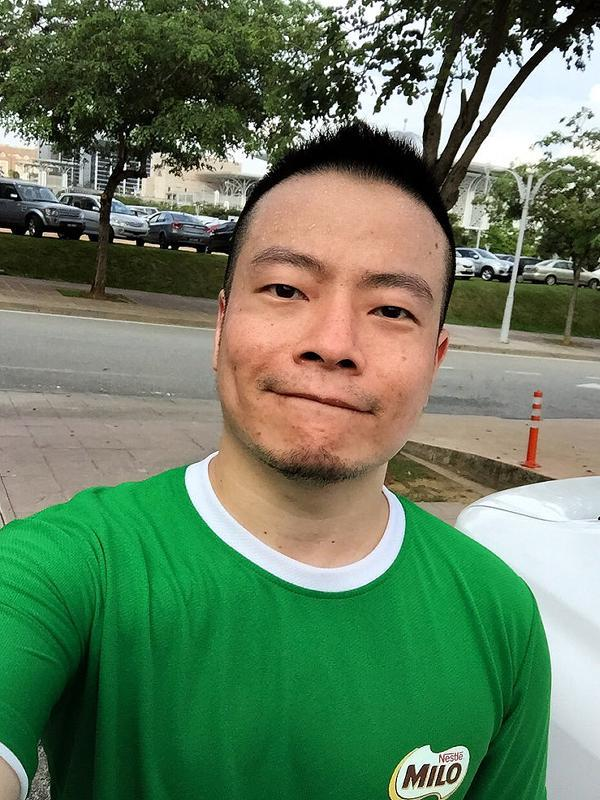
%> input picture dataset2/1803191139-00000004.jpg, 600 x 800 px
$ octave edge_separation_green_last_2.m   (GNU Octave 9; MATLAB toolbox functions it lacks are replaced by stand-ins)
%> lines starting %> are read from the running program, lines starting %| are printed output that depends on the picture; in (x1, y1, x2, y2) boxes, pixels count from 0 and x2, y2 are one past the last pixel; in counts of white or black regions, pixels touching at a corner belong together; the program's own positions count from 1
clc; close all; clear;

% List of image filenames
imageFiles = {'1803191139-00000004.jpg', '1803191139-00000114.jpg', '1803191139-00000116.jpg', '1803191139-00000214.jpg', '1803191139-00000268.jpg', '1803191139-00000276.jpg', '1803191139-00001039.jpg', '1803191139-00000316.jpg', '1803191139-00000345.jpg', '1803191139-00000391.jpg', '1803191139-00000410.jpg', '1803191139-00000525.jpg', '1803191139-00000528.jpg', '1803191139-00000596.jpg', '1803191139-00000598.jpg', '1803191139-00000646.jpg', '1803191139-00000784.jpg', '1803191139-00001037.jpg', '1803201916-00000171.jpg', '1803240740-00000042.jpg'};
% Number of images
numImages = length(imageFiles);

% Create a Viola-Jones detector object for face detection
faceDetector = vision.CascadeObjectDetector();

figure;
set(gcf, 'Position', [100, 100, 1200, 800]); % Adjust figure size for better layout
% Counter to track the subplot index
subplotIdx = 1;

% Loop through each image, detect face, apply skin segmentation, and display
for i = 1:numImages
    % Read the current image
    img = imread(imageFiles{i});
%> img is the input picture: size 800x600x3 uint8; mean R, G, B 100.1, 124, 94.4

    % Detect faces in the image
    bboxFace = step(faceDetector, img);  % Returns upper left corner and size of bounding box
%> bboxFace = [209 189 268 268]

    % Apply non-maxima suppression: keep only the largest face
    if ~isempty(bboxFace)
        % Compute the area of each bounding box and find the largest
        areas = bboxFace(:, 3) .* bboxFace(:, 4); % Width * Height
%> areas = 71824
        [~, maxIndex] = max(areas);
%> maxIndex = 1
        bboxFace = bboxFace(maxIndex, :); % Keep only the largest face

        % Further crop into the face region by zooming in 84%
        zoomFactor = 0.84;  % Zooming factor
        centerX = bboxFace(1) + bboxFace(3) / 2;  % Center X coordinate of the bounding box
%> centerX = 343
        centerY = bboxFace(2) + bboxFace(4) / 2;  % Center Y coordinate of the bounding box
%> centerY = 323

        % Calculate new width and height
        newWidth = bboxFace(3) * zoomFactor;
%> newWidth = 225.1
        newHeight = bboxFace(4) * zoomFactor;
%> newHeight = 225.1

        % Calculate new top-left corner of the bounding box for cropping
        newX = centerX - newWidth / 2;
%> newX = 230.4
        newY = centerY - newHeight / 2;
%> newY = 210.4

        % Ensure the new bounding box is within image boundaries
        newX = max(1, newX);
        newY = max(1, newY);
        newWidth = min(newWidth, size(img, 2) - newX);
        newHeight = min(newHeight, size(img, 1) - newY);

        % Create the new bounding box for cropping
        newBbox = [newX, newY, newWidth, newHeight];
%> newBbox = [230.4 210.4 225.1 225.1]

        % Crop the new face region
        faceRegion = imcrop(img, newBbox);

        %% Skin Segmentation Using Face Region Histograms

        % Convert the face region and original image to HSV and RGB color spaces
        hsvFace = rgb2hsv(faceRegion);
%> hsvFace: size 227x227x3 double; mean H, S, V 0.0663, 0.427, 0.726
        hsvImg = rgb2hsv(img);
%> hsvImg: size 800x600x3 double; mean H, S, V 0.275, 0.469, 0.525
        rgbImg = img;

        % Extract Red channel from RGB and Hue from HSV (Face Region)
        redChannelFace = faceRegion(:,:,1);
        hueChannelFace = hsvFace(:,:,1);
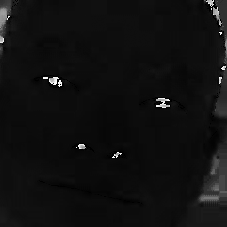
%> hueChannelFace: size 227x227 double; min 0, max 0.996, mean 0.0663

        % Create histograms of the skin pixels (Face Region)
        histRed = histcounts(redChannelFace, 256, 'Normalization', 'probability');
%> histRed = 256 values, max 0.0153 at index 225, min 0.000349 at index 29, mean 0.00391
        histHue = histcounts(hueChannelFace, 256, 'Normalization', 'probability');
%> histHue = 256 values, max 0.184 at index 14, min 0 at index 39, mean 0.00391

        % Apply backprojection to the entire original image
        redChannelImg = rgbImg(:,:,1);
        hueChannelImg = hsvImg(:,:,1);
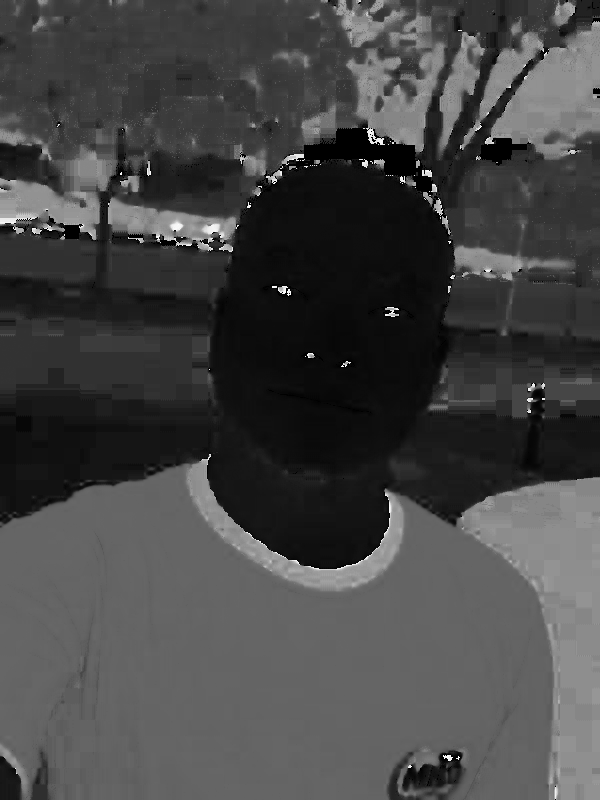
%> hueChannelImg: size 800x600 double; min 0, max 0.996, mean 0.275

        % Backproject the histograms onto the entire original image
        probabilityRed = histRed(double(redChannelImg) + 1);  % Red channel backprojection

        % Convert the hue values of the entire image to indices in the range [1, 256]
        hueIndicesImg = round(hueChannelImg * 255) + 1;

        % Ensure the indices are within the valid range [1, 256]
        hueIndicesImg = max(1, min(256, hueIndicesImg));

        % Backproject the histogram onto the hue channel of the entire image
        probabilityHue = histHue(hueIndicesImg);

        % Combine the probabilities for the entire image
        skinProbability = probabilityHue .* probabilityRed;

        % Threshold the probability to segment the skin
        skinThreshold = 1E-4;  % Adjust this value as necessary
        skinSegment = skinProbability > skinThreshold;
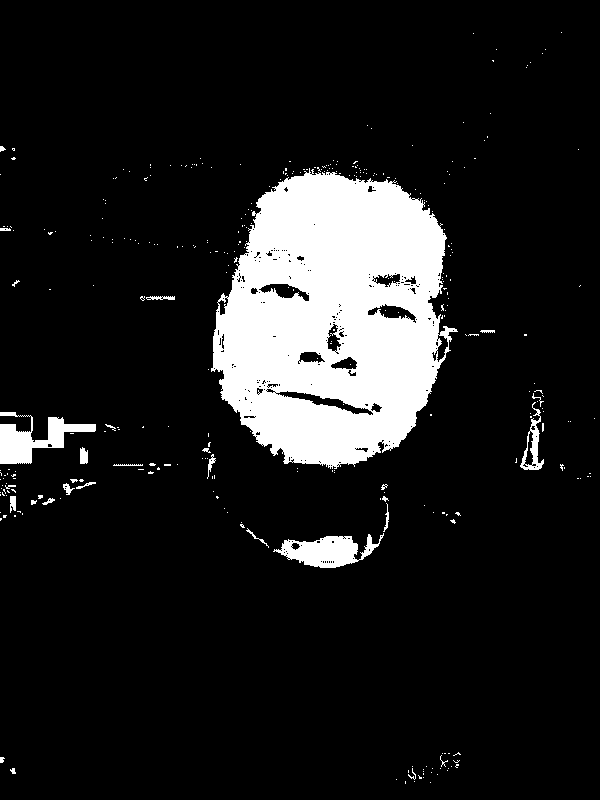
%> skinSegment: size 800x600 logical; 12% white; 338 white regions (308 under 20 px), largest, box (x1, y1, x2, y2) and area: (211, 168, 458, 469) 51198, (0, 412, 96, 464) 2115, (273, 533, 384, 568) 2005

        % Calculate the mean and standard deviation of the hue/sat/val values within the face region
        meanHue = mean(hueChannelFace(:));
%> meanHue = 0.0663
        stdHue = std(hueChannelFace(:));
%> stdHue = 0.0804

        % Define adaptive thresholds for the hue channel
        hueMin = max(0, meanHue - 0.75 * stdHue); % Lower bound for hue
%> hueMin = 0.006
        hueMax = min(1, meanHue + 0.75 * stdHue); % Upper bound for hue
%> hueMax = 0.127

        satChannelFace = hsvFace(:,:,2);
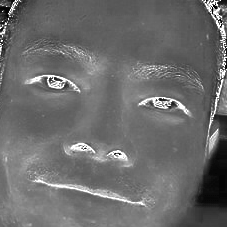
%> satChannelFace: size 227x227 double; min 0, max 1, mean 0.427

        meanSat = mean(satChannelFace(:));
%> meanSat = 0.427
        stdSat = std(satChannelFace(:));
%> stdSat = 0.136

        % Define adaptive thresholds for the sat channel
        saturationMin = max(0, meanSat - 1.25 * stdSat); % Lower bound for sat
%> saturationMin = 0.256
        saturationMax = min(1, meanSat + 1.25 * stdSat); % Upper bound for sat
%> saturationMax = 0.597

        valChannelFace = hsvFace(:,:,3);

        meanVal = mean(valChannelFace(:));
%> meanVal = 0.726
        stdVal = std(valChannelFace(:));
%> stdVal = 0.201

        % Define adaptive thresholds for the val channel
        valueMin = max(0, meanVal - 1.5 * stdVal); % Lower bound for val
%> valueMin = 0.425
        valueMax = min(1, meanVal + 1.5 * stdVal); % Upper bound for val
%> valueMax = 1

        % Extract the HSV channels of the original image
        hueChannel = hsvImg(:, :, 1);
        saturationChannel = hsvImg(:, :, 2);
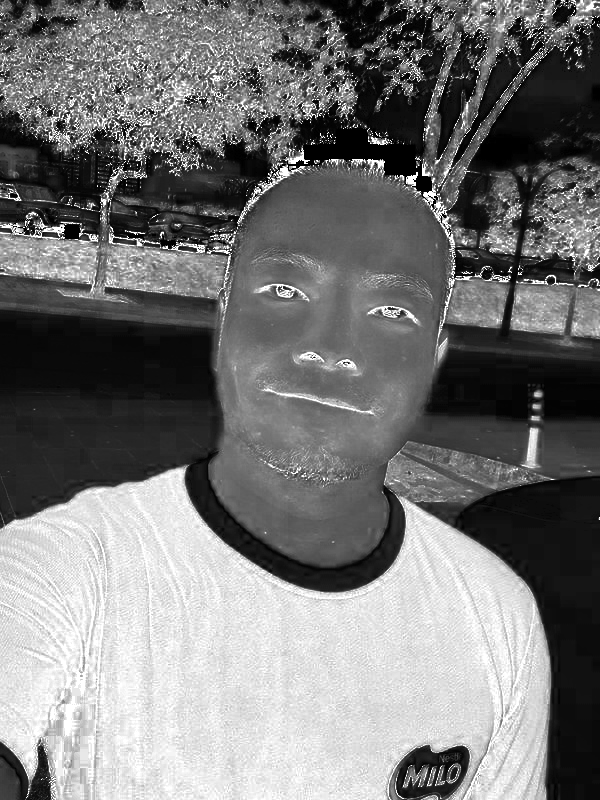
%> saturationChannel: size 800x600 double; min 0, max 1, mean 0.469
        valueChannel = hsvImg(:, :, 3);
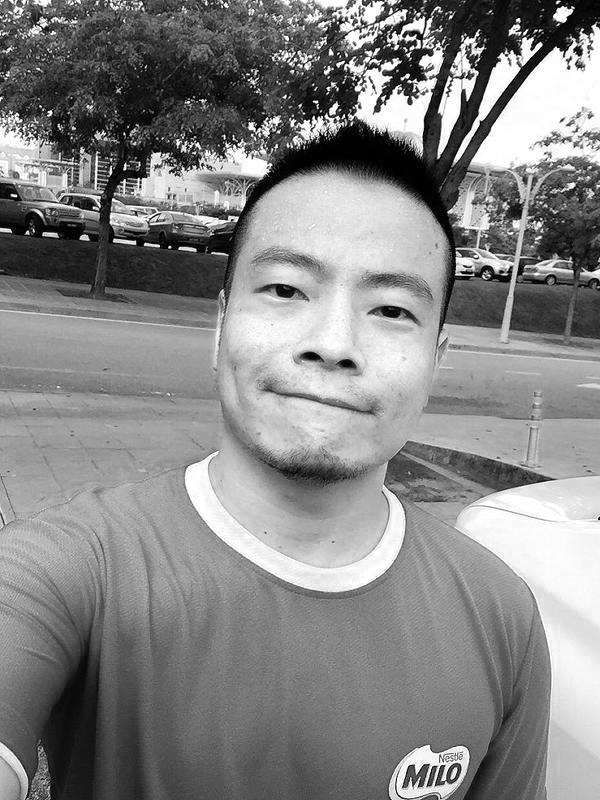
%> valueChannel: size 800x600 double; min 0, max 1, mean 0.525

        % Apply the thresholds only within the skinSegment mask
        hueMask = (hueChannel >= hueMin) & (hueChannel <= hueMax) & skinSegment;
%> hueMask: size 800x600 logical; 12% white; 335 white regions (305 under 20 px), largest, box (x1, y1, x2, y2) and area: (211, 168, 458, 469) 51198, (0, 412, 96, 464) 2115, (273, 533, 384, 568) 2004
        saturationMask = (saturationChannel >= saturationMin) & (saturationChannel <= saturationMax) & skinSegment;
%> saturationMask: size 800x600 logical; 10.9% white; 151 white regions (144 under 20 px), largest, box (x1, y1, x2, y2) and area: (213, 169, 449, 469) 49850, (278, 536, 358, 566) 1609, (520, 430, 544, 470) 221
        valueMask = (valueChannel >= valueMin) & (valueChannel <= valueMax) & skinSegment;
%> valueMask: size 800x600 logical; 11.8% white; 192 white regions (168 under 20 px), largest, box (x1, y1, x2, y2) and area: (211, 172, 458, 467) 50429, (0, 412, 96, 464) 2115, (273, 533, 384, 568) 2005

        % Combine the masks with the original skinSegment mask
        thresholdedSkinMask = hueMask & saturationMask & valueMask;
%> thresholdedSkinMask: size 800x600 logical; 10.8% white; 82 white regions (74 under 20 px), largest, box (x1, y1, x2, y2) and area: (213, 172, 449, 467) 49445, (278, 536, 358, 566) 1609, (520, 430, 544, 470) 140

        % Morphological Operations to Refine the Skin Segment (on thresholded mask)
        se = strel('disk', 9); % A disk-shaped structuring element with a radius of 5 pixels
        closedSkinMask = imclose(thresholdedSkinMask, se);
%> closedSkinMask: size 800x600 logical; 12.1% white; 14 white regions (9 under 20 px), largest, box (x1, y1, x2, y2) and area: (213, 168, 449, 467) 54709, (278, 496, 388, 566) 2110, (520, 390, 544, 470) 919, (0, 148, 15, 160) 78, (208, 458, 216, 479) 78
        filledSkinMask = imfill(closedSkinMask, 'holes');
        openedSkinMask = imopen(filledSkinMask, se);
%> openedSkinMask: size 800x600 logical; 11.8% white; 3 white regions, box (x1, y1, x2, y2) and area: (214, 170, 449, 466) 54591, (284, 536, 361, 566) 1701, (522, 450, 541, 470) 300

        % Keep only the largest connected white region
        connectedComponents = bwconncomp(openedSkinMask);
%> connectedComponents = 3 connected components
        numPixels = cellfun(@numel, connectedComponents.PixelIdxList);
%> numPixels = [54591 1701 300]
        [~, largestIdx] = max(numPixels);
%> largestIdx = 1
        largestRegionMask = false(size(openedSkinMask));
        largestRegionMask(connectedComponents.PixelIdxList{largestIdx}) = true;
%> largestRegionMask: size 800x600 logical; 11.4% white; 1 white region, box (x1, y1, x2, y2) and area: (214, 170, 449, 466) 54591


        %% Hair Segmentation

        % Load Viola-Jones detector for mouth detection
        mouthDetector = vision.CascadeObjectDetector('Mouth', 'MergeThreshold', 16);

        % Convert to HSV color space
        hsvImg = rgb2hsv(img);
        vChannel = hsvImg(:,:,3); % Value (brightness)
        hChannel = hsvImg(:,:,1); % Hue
        sChannel = hsvImg(:,:,2);

        % Threshold for potential hair region using Value channel
        hairMaskV = vChannel < 0.25; % Threshold for darker regions
%> hairMaskV: size 800x600 logical; 18.5% white; 1348 white regions (1265 under 20 px), largest, box (x1, y1, x2, y2) and area: (0, 0, 600, 337) 60078, (17, 622, 112, 800) 8544, (530, 208, 600, 282) 2615
        hairMask = hairMaskV & (hChannel < 0.2 | hChannel > 0.6);
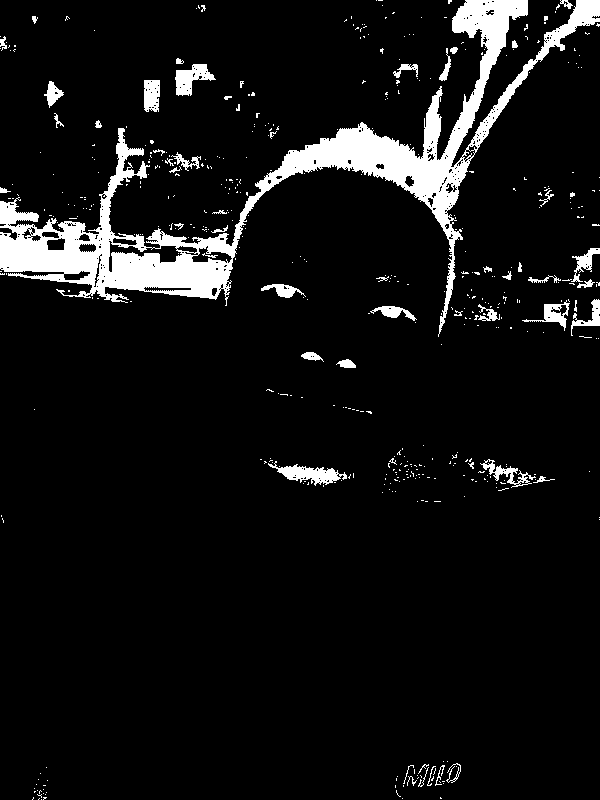
%> hairMask: size 800x600 logical; 7.4% white; 484 white regions (430 under 20 px), largest, box (x1, y1, x2, y2) and area: (0, 0, 600, 337) 27803, (268, 461, 347, 486) 805, (175, 64, 216, 96) 672

        % Detect mouth region using Viola-Jones
%> (the run ends here)

$ run again, with dataset2/1803231608-00000265.jpg copied over dataset2/1803191139-00000004.jpg
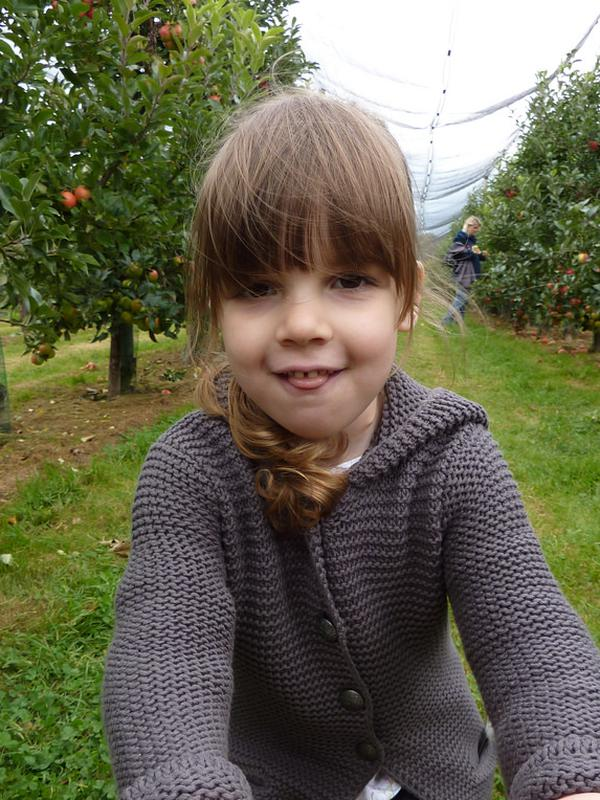
%> input picture dataset2/1803231608-00000265.jpg, 600 x 800 px
%> img is the input picture: size 800x600x3 uint8; mean R, G, B 102.9, 101.8, 78.8
%> bboxFace = [198 207 216 216]
%> areas = 46656
%> maxIndex = 1
%> centerX = 306
%> centerY = 315
%> newWidth = 181.4
%> newX = 215.3
%> newY = 224.3
%> newBbox = [215.3 224.3 181.4 181.4]
%> hsvFace: size 183x183x3 double; mean H, S, V 0.0706, 0.432, 0.491
%> hsvImg: size 800x600x3 double; mean H, S, V 0.352, 0.359, 0.431
%> histRed = 256 values, max 0.00744 at index 42, min 0 at index 13, mean 0.00391
%> histHue = 256 values, max 0.147 at index 16, min 0 at index 41, mean 0.00391
%> `skinSegment = skinProbability > skinThreshold;`:
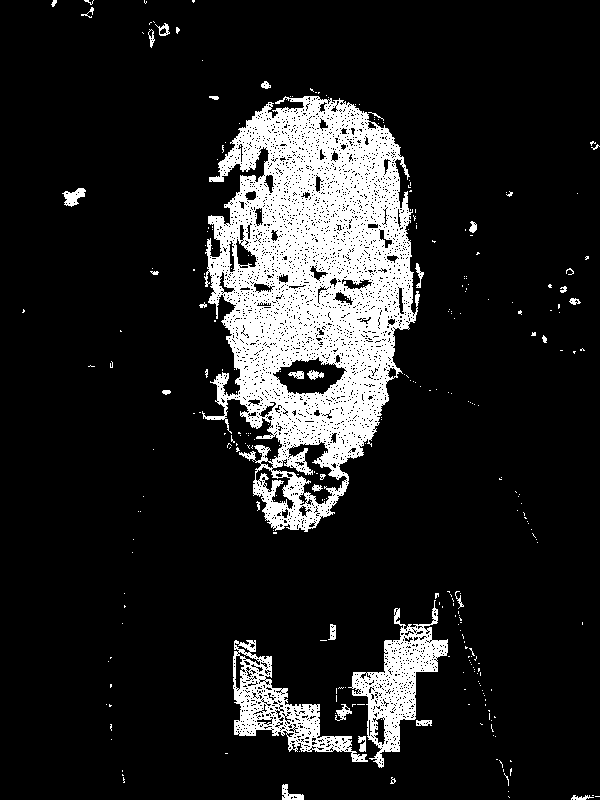
%> skinSegment: size 800x600 logical; 13.5% white; 289 white regions (256 under 20 px), largest, box (x1, y1, x2, y2) and area: (202, 96, 420, 532) 52395, (348, 600, 448, 768) 5307, (233, 640, 368, 762) 4597
%> meanHue = 0.0706
%> stdHue = 0.126
%> hueMin = 0
%> hueMax = 0.165
%> meanSat = 0.432
%> stdSat = 0.166
%> saturationMin = 0.225
%> saturationMax = 0.639
%> meanVal = 0.491
%> stdVal = 0.235
%> valueMin = 0.138
%> valueMax = 0.844
%> saturationMask: size 800x600 logical; 8.8% white; 693 white regions (640 under 20 px), largest, box (x1, y1, x2, y2) and area: (213, 128, 420, 469) 33449, (236, 654, 320, 746) 2338, (267, 503, 321, 532) 502
%> valueMask: size 800x600 logical; 11% white; 426 white regions (381 under 20 px), largest, box (x1, y1, x2, y2) and area: (204, 96, 420, 532) 47583, (378, 639, 448, 728) 1220, (370, 726, 400, 753) 256
%> thresholdedSkinMask: size 800x600 logical; 7.7% white; 388 white regions (340 under 20 px), largest, box (x1, y1, x2, y2) and area: (213, 128, 420, 469) 32297, (210, 372, 239, 414) 312, (253, 473, 284, 509) 281
%> closedSkinMask: size 800x600 logical; 12.7% white; 41 white regions (22 under 20 px), largest, box (x1, y1, x2, y2) and area: (205, 127, 424, 532) 59957, (148, 22, 180, 48) 349, (62, 188, 86, 201) 133
%> filledSkinMask: size 800x600 logical; 13.4% white; 41 white regions (22 under 20 px), largest, box (x1, y1, x2, y2) and area: (205, 127, 424, 532) 62915, (148, 22, 180, 48) 349, (62, 188, 86, 201) 133
%> openedSkinMask: size 800x600 logical; 13% white; 1 white region, box (x1, y1, x2, y2) and area: (206, 128, 422, 530) 62382
%> connectedComponents = 1 connected component
%> numPixels = 62382
%> largestIdx = 1
%> hairMaskV: size 800x600 logical; 25.5% white; 2553 white regions (2329 under 20 px), largest, box (x1, y1, x2, y2) and area: (179, 412, 527, 800) 67652, (0, 190, 192, 395) 13381, (195, 207, 282, 322) 5403
%> `hairMask = hairMaskV & (hChannel < 0.2 | hChannel > 0.6);`:
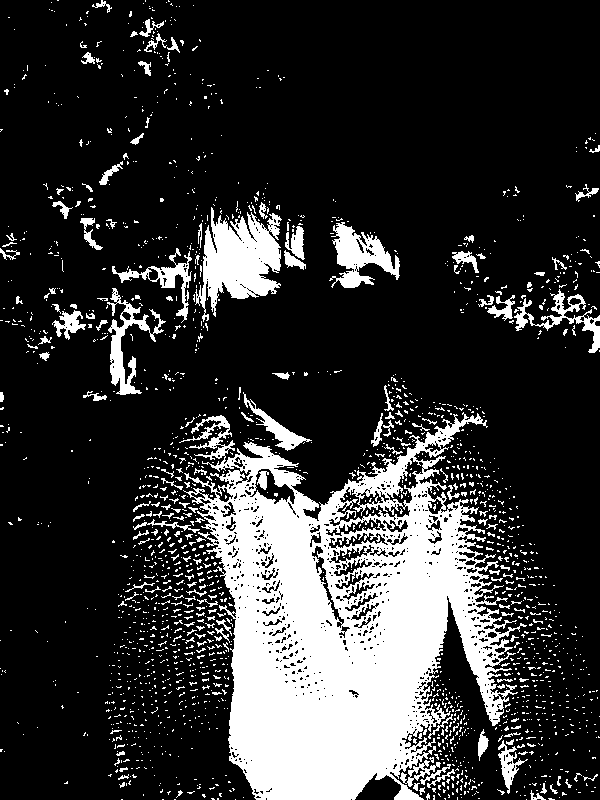
%> hairMask: size 800x600 logical; 20.2% white; 1910 white regions (1746 under 20 px), largest, box (x1, y1, x2, y2) and area: (179, 412, 527, 800) 67629, (195, 207, 282, 322) 5403, (329, 222, 400, 288) 2174
